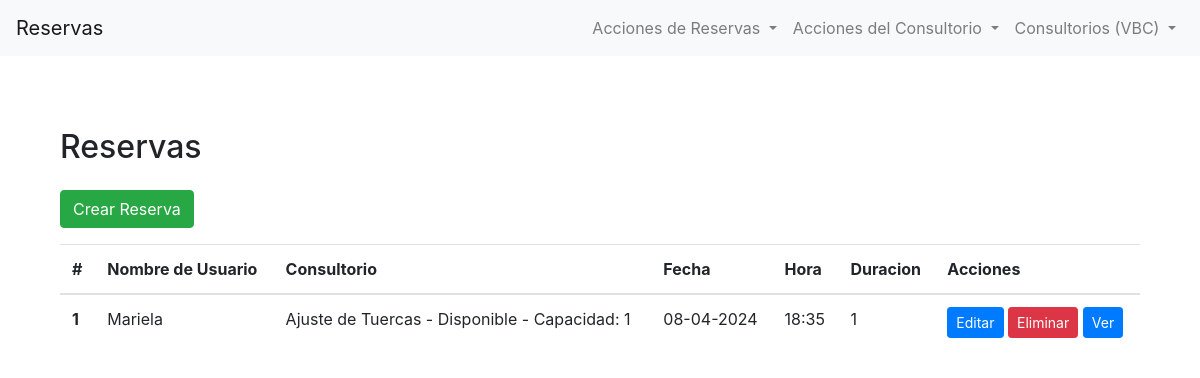
Before: /bookings/list/ with the older database file.
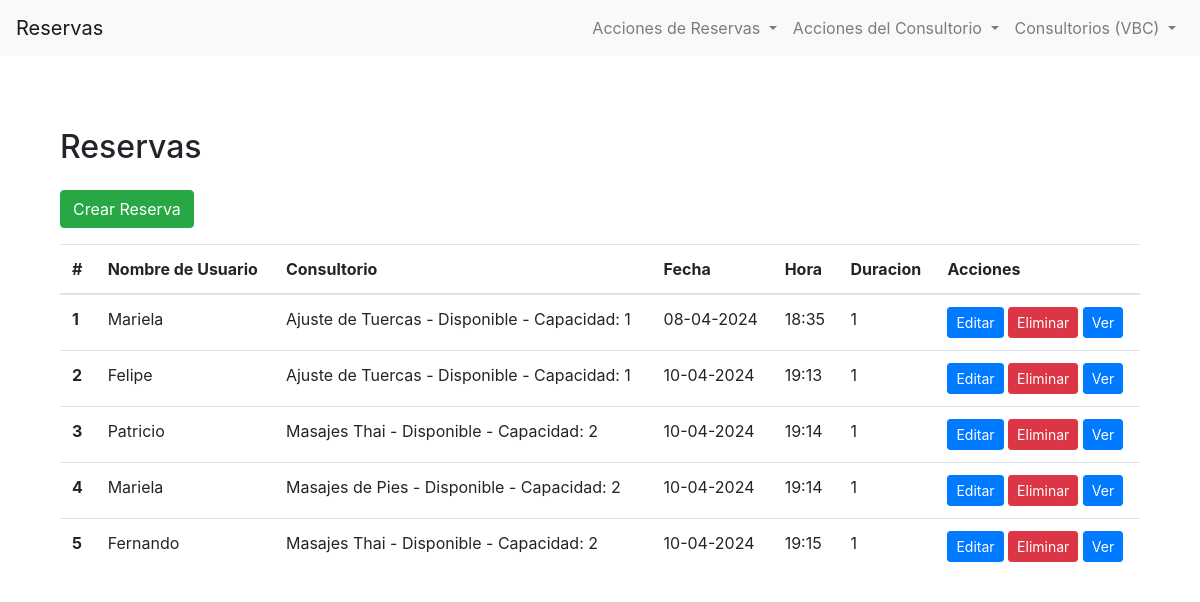
After: the same page with the newer database file.
### bookings/models.py (models this page shows, shortened)
class Reserva(models.Model):
    nombre_de_usuario = models.CharField(max_length=50)
    consultorio = models.ForeignKey(Consultorio, on_delete=models.CASCADE, related_name='reservas')
    fecha = models.DateField(default=timezone.now)
    hora = models.TimeField(default=timezone.now)
    duracion = models.IntegerField(default=1)
    descripcion = models.TextField(blank=True, null=True, max_length=50)

class Consultorio(models.Model):
    nombre = models.CharField(max_length=100)
    disponible = models.BooleanField(default=True)
    capacidad = models.IntegerField()
    descripcion = models.TextField(blank=True, null=True, max_length=50)
    def __str__(self):
        return f"{self.nombre} - {'Disponible' if self.disponible else 'No Disponible'} - Capacidad: {self.capacidad}"

### bookings/views.py (the view)
# urls.py: path("list/", list_view, name= "bookings-list"),
def list_view(request):
    reservas = Reserva.objects.all() #con este Reserva.objects.all() nos trae todos los objetos reserva de la base de datos
    contexto_dict = {'reservas': reservas}
    return render(request, "bookings/list.html", contexto_dict)

### bookings/templates/bookings/list.html (shortened to what this page needs)
{% extends 'bookings/base.html' %}
{% block content %}
<section class="py-5">
    <div class="container">
        <h2 class="mb-4">Reservas</h2>
            <div class="d-flex justify-content-between align-items-center mb-3">
                <a href="{% url 'crear-reserva-con-formulario' %}" class="btn btn-success">Crear Reserva</a>
            </div>
        <table class="table">
            <thead>
                <tr>
                    <th scope="col">#</th>
                    <th scope="col">Nombre de Usuario</th>
                    <th scope="col">Consultorio</th>
                    <th scope="col">Fecha</th>
                    <th scope="col">Hora</th>
                    <th scope="col">Duracion</th>
                    <th scope="col">Acciones</th>
                </tr>
            </thead>
            <tbody>
                {% for reserva in reservas %}
                <tr>
                    <th scope="row">{{ forloop.counter }}</th>
                    <td>{{ reserva.nombre_de_usuario }}</td>
                    <td>{{ reserva.consultorio }}</td>
                    <td>{{ reserva.fecha | date:"d-m-Y" }}</td>
                    <td>{{ reserva.hora | date:"H:i" }}</td>
                    <td>{{ reserva.duracion }}</td>
                    <td>
                        <a href="" class="btn btn-primary btn-sm">Editar</a>
                        <a href="{% url 'booking-delete' reserva.id %}" class="btn btn-danger btn-sm">Eliminar</a>
                        <a href="/bookings/detail-booking/{{ reserva.id }}" class="btn btn-primary btn-sm">Ver</a>
                    </td>
                </tr>
                {% empty %}
                <tr>
                    <td colspan="7">No hay Reservas disponibles.</td>
                </tr>
                {% endfor %}
            </tbody>
        </table>
    </div>
</section>
{% endblock %}

Changed rows visible on the page:
added Reserva: nombre_de_usuario "Felipe", consultorio "Ajuste de Tuercas - Disponible - Capacidad: 1", fecha "10-04-2024", hora "19:13", duracion "1"
added Reserva: nombre_de_usuario "Patricio", consultorio "Masajes Thai - Disponible - Capacidad: 2", fecha "10-04-2024", hora "19:14", duracion "1"
added Reserva: nombre_de_usuario "Mariela", consultorio "Masajes de Pies - Disponible - Capacidad: 2", fecha "10-04-2024", hora "19:14", duracion "1"
added Reserva: nombre_de_usuario "Fernando", consultorio "Masajes Thai - Disponible - Capacidad: 2", fecha "10-04-2024", hora "19:15", duracion "1"
